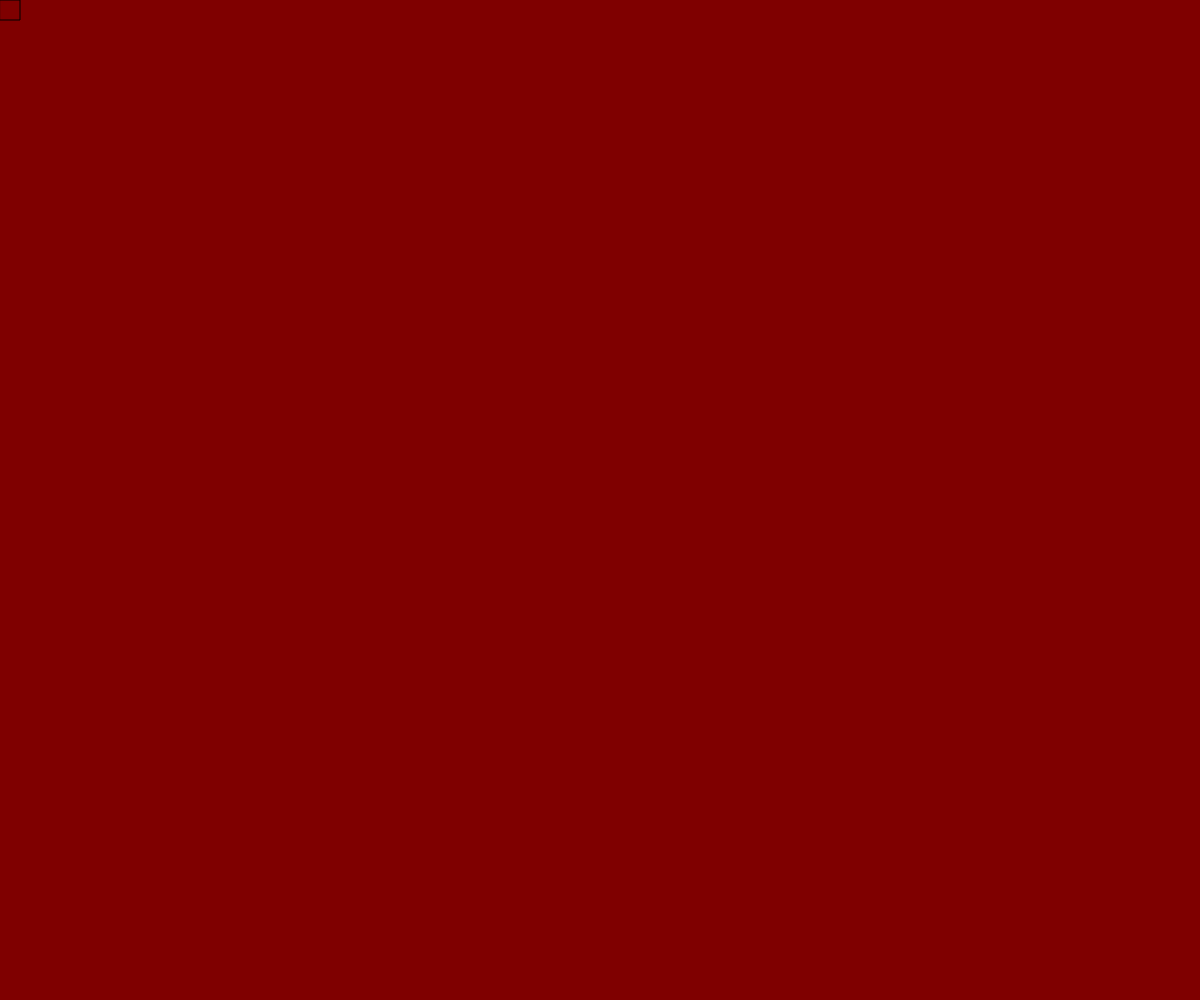
Frame 1 (no input)
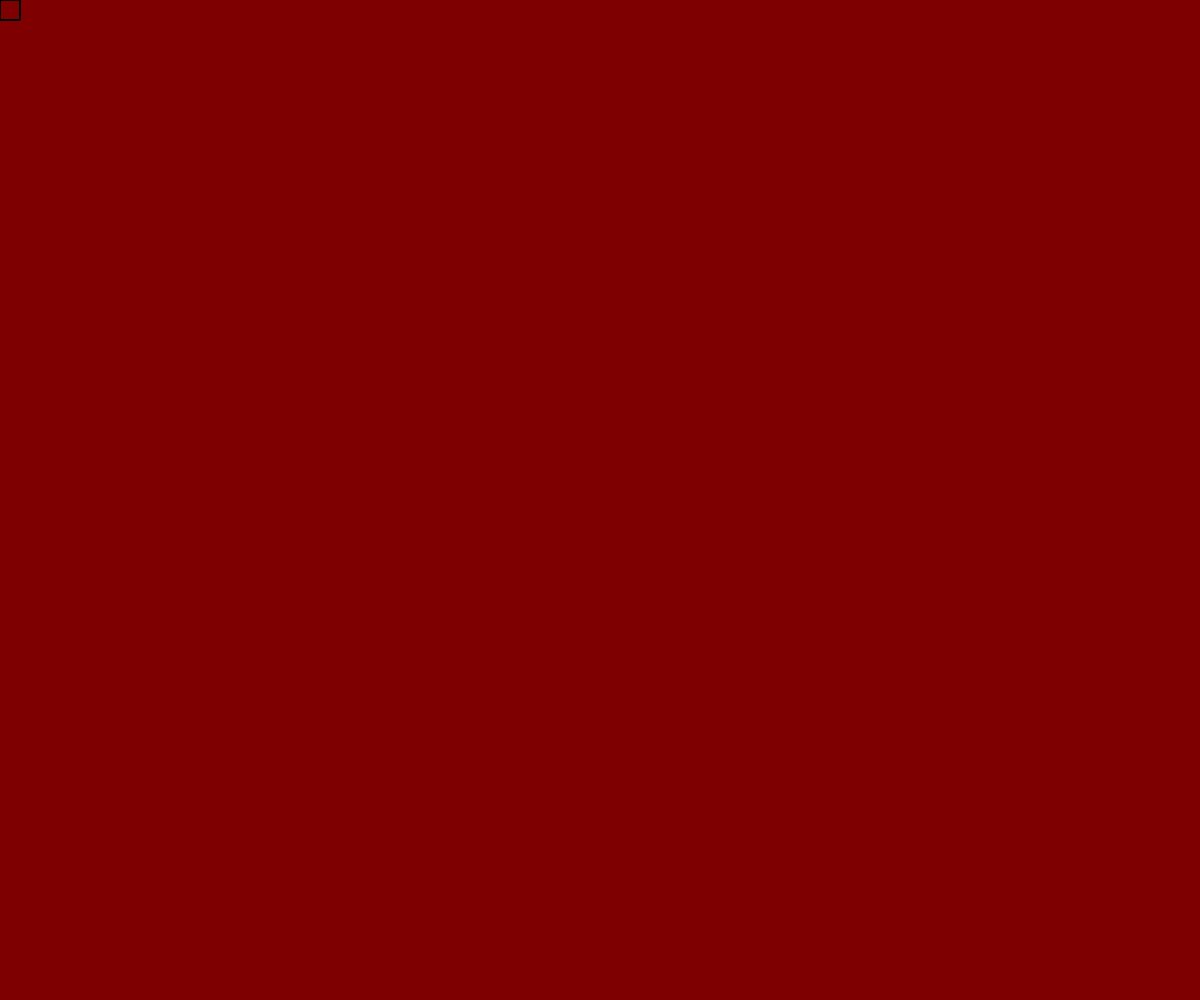
Frame 60 (no input)
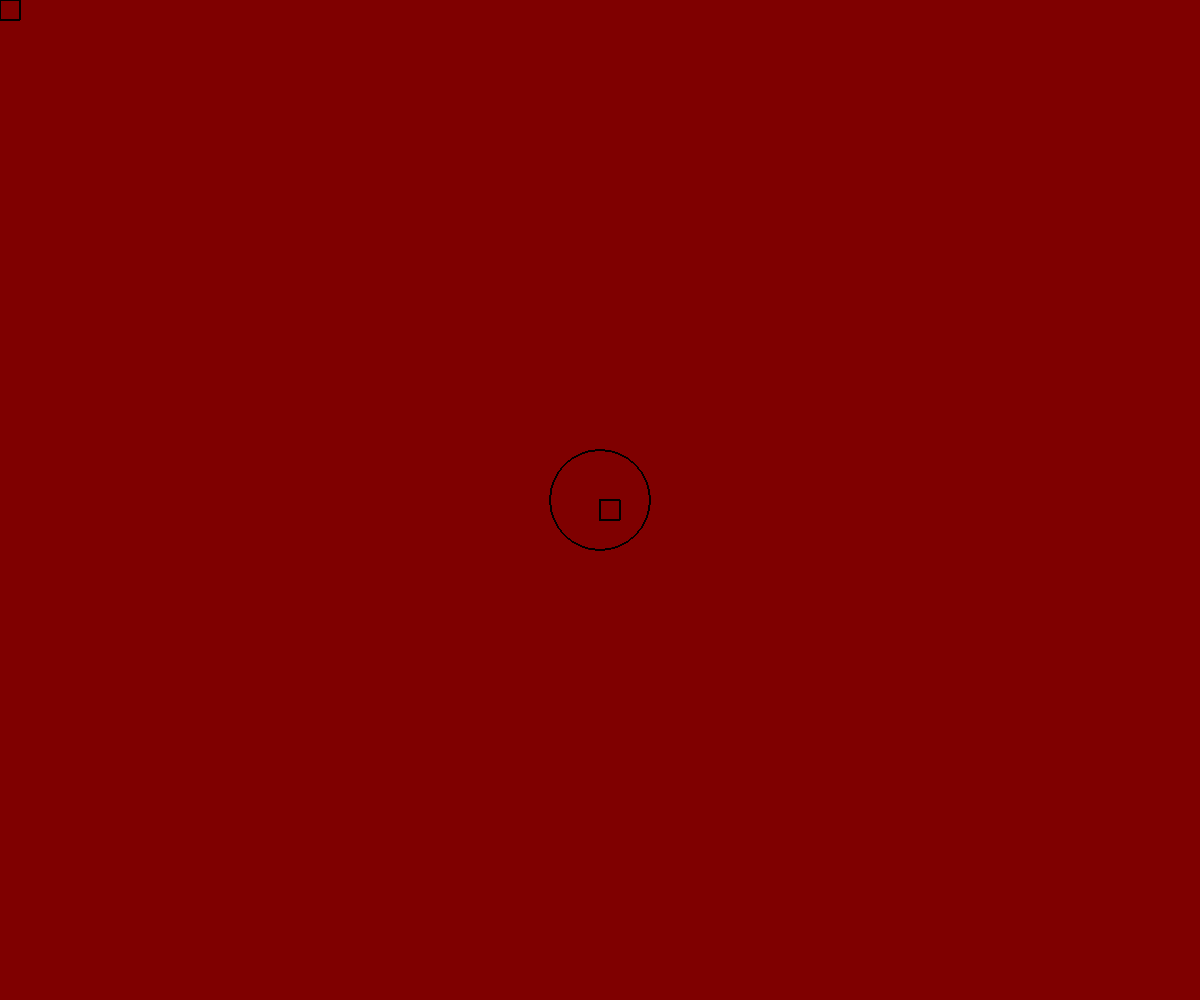
Frame 120 (the mouse pressed at the canvas centre since frame 60)

The p5.js sketch that drew these frames (run headless with seeded random() and noise() and a simulated clock; from frame 60 on, the mouse is pressed at the canvas centre):

// p5.js sketch
// ── sketch.js
function setup() {
  createCanvas(windowWidth, windowHeight);
  background( 127, 0, 0)
}

function draw() {
  if (mouseIsPressed) {
    	noFill();
    	ellipse(mouseX, mouseY, 100, 100);
  } else {
    	noFill(0);
    	stroke(255, 102, 0);
		stroke(0, 0, 0);
  }

	rect(mouseX, mouseY, 20, 20); 
  	
}
